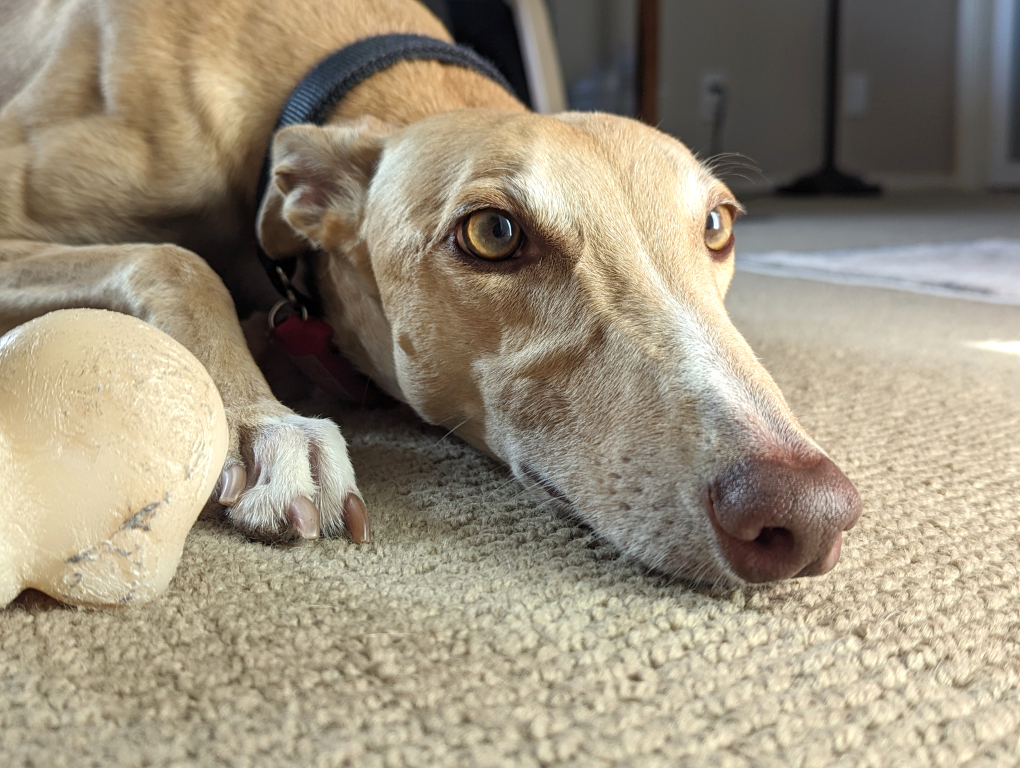
#> input picture delilah.jpg, 4080 x 3072 px (shown at 1/4 size)
$ python seg_image_to_print_pages.py delilah.jpg
#> lines starting #> are read from the running program, lines starting #| are printed output that depends on the picture; after the words box and inside, x2 and y2 are one past the last pixel; in counts of white or black regions, pixels touching at a corner belong together
### make_seg_image.py
import argparse
from os import path, makedirs
import json
import numpy as np
from skimage import io
from skimage.transform import rescale
from skimage.filters import gaussian


def compute_grayscale_thresholds(color_dict):
    gray_colors = {name: sum(color)/3 for name, color in color_dict.items()}
    grays = list(gray_colors.values())
    thresholds = [0] + [(c1+c2)/2 for c1, c2 in zip(grays[:-1], grays[1:])] + [255]
    names = gray_colors.keys()
    thresh_dict = {
        color: (sta, end)
        for color, (sta, end) in zip(names, zip(thresholds[:-1], thresholds[1:]))
    }
    return thresh_dict


# [58 lines that do not run on import are left out]


### seg_image_to_print_pages.py
import argparse
import json
from os import makedirs, path
from skimage import io
import numpy as np
from skimage.measure import label
from skimage.segmentation import find_boundaries
from skimage.transform import rescale
import imageio
from make_seg_image import compute_grayscale_thresholds
from printer_calibration import PRINTER_DPI, PRINTER_CANVAS_SIZE


def tile_image(im, tile_frame_thickness=2):
    # im should be a 2d 8-bit image array
    page_size_px = np.round(np.array(PRINTER_CANVAS_SIZE) * PRINTER_DPI).astype(int)
    grid_shape = np.ceil(np.array(im.shape[:2]) / page_size_px).astype(int)
    t = tile_frame_thickness
    tiles = []
    for i in range(grid_shape[0]):
        ista = i * page_size_px[0]
        iend = min(ista+page_size_px[0], im.shape[0])
        tile_row = []
        for j in range(grid_shape[1]):
            jsta = j * page_size_px[1]
            jend = min(jsta+page_size_px[1], im.shape[1])
            tile_src = im[ista:iend, jsta:jend]
            tile_src[:t] = 0
            tile_src[-t:] = 0
            tile_src[:,:t] = 0
            tile_src[:,-t:] = 0
            tile = 255 * np.ones(page_size_px, dtype=im.dtype)
            iend_dst = min(page_size_px[0], tile_src.shape[0])
            jend_dst = min(page_size_px[1], tile_src.shape[1])
            tile[:iend_dst, :jend_dst] = tile_src
            tile_row.append(tile)
        tiles.append(tile_row)
    return tiles


if __name__ == '__main__':

    parser = argparse.ArgumentParser()
    parser.add_argument('--colors', '-c', default='color-calibration/paper-colors.json', help='JSON file with your papers\' color values')
    parser.add_argument('--out-dir', '-o', default='output-ims/print-pages')
    parser.add_argument('--target-len', '-l', type=float, default=12)
    parser.add_argument('seg_file', help='Your edited segmentation photo')
    args = parser.parse_args()

    # inputs
    with open(args.colors) as f:
#> (reads color-calibration/paper-colors.json from the repository)
        colors = json.load(f)
    thresh_dict = compute_grayscale_thresholds(colors)
    im = io.imread(args.seg_file)[:,:,:3]
#> im is the input picture: shape (3072, 4080, 3); mean R, G, B 155.8, 145.2, 125.3

    target_num_pixels = PRINTER_DPI * args.target_len
    scale_factor = target_num_pixels / max(im.shape[:2])
#> scale_factor = 0.294
    gray = im.sum(-1) / 3
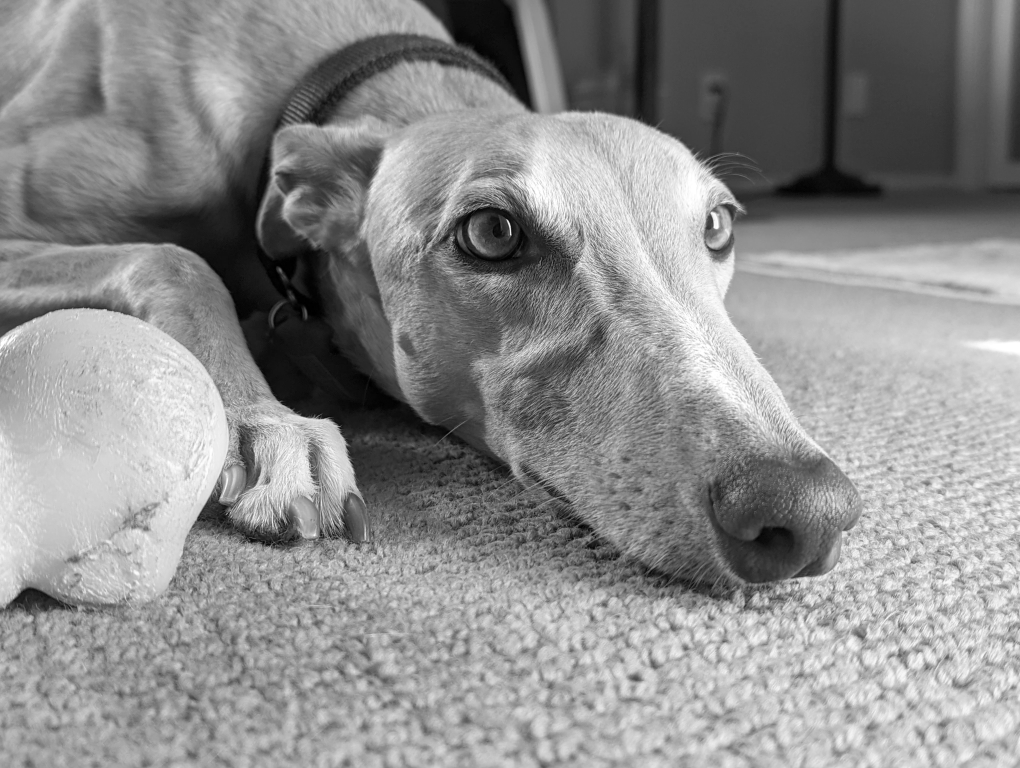
#> gray: shape (3072, 4080) float64 (shown at 1/4 size); min 0, max 255, mean 142.1
    gray = np.round(rescale(gray, scale_factor, preserve_range=True)).astype(np.uint8)
#> gray: shape (904, 1200)
    physical_size = np.array(gray.shape[:2]) / PRINTER_DPI
#> physical_size = [9.04, 12]
    print(f'Final size of piece: {physical_size[0]:.1f} tall X {physical_size[1]:.1f} inches wide')
#| Final size of piece: 9.0 tall X 12.0 inches wide

    # the first page is not cut, so the print page for it should only contain fiducials
    for paper_num, (color_name, color) in enumerate(colors.items()):
        color_dir = path.join(args.out_dir, color_name)
        makedirs(color_dir, exist_ok=True)
        (low_gray_val, _) = thresh_dict[color_name]
        fg_mask = gray >= low_gray_val
        cut_lines_im = ~find_boundaries(label(fg_mask))
        cut_lines_im = 255 * cut_lines_im.astype(np.uint8)
        tile_grid = tile_image(cut_lines_im)
        for row_num, tile_row in enumerate(tile_grid):
            for col_num, tile in enumerate(tile_row):
                tile_fn = path.join(color_dir, f'{color_name}_cuts_row{row_num+1}_col{col_num+1}.png')
                print(f'Saving {color_name} outline tile to {tile_fn}')
                imageio.imwrite(tile_fn, tile, dpi=[PRINTER_DPI,PRINTER_DPI])
#> this loop made 5 passes
#> pass 1, `imageio.imwrite(tile_fn, tile, dpi=[PRINTER_DPI,PRINTER_DPI])`:
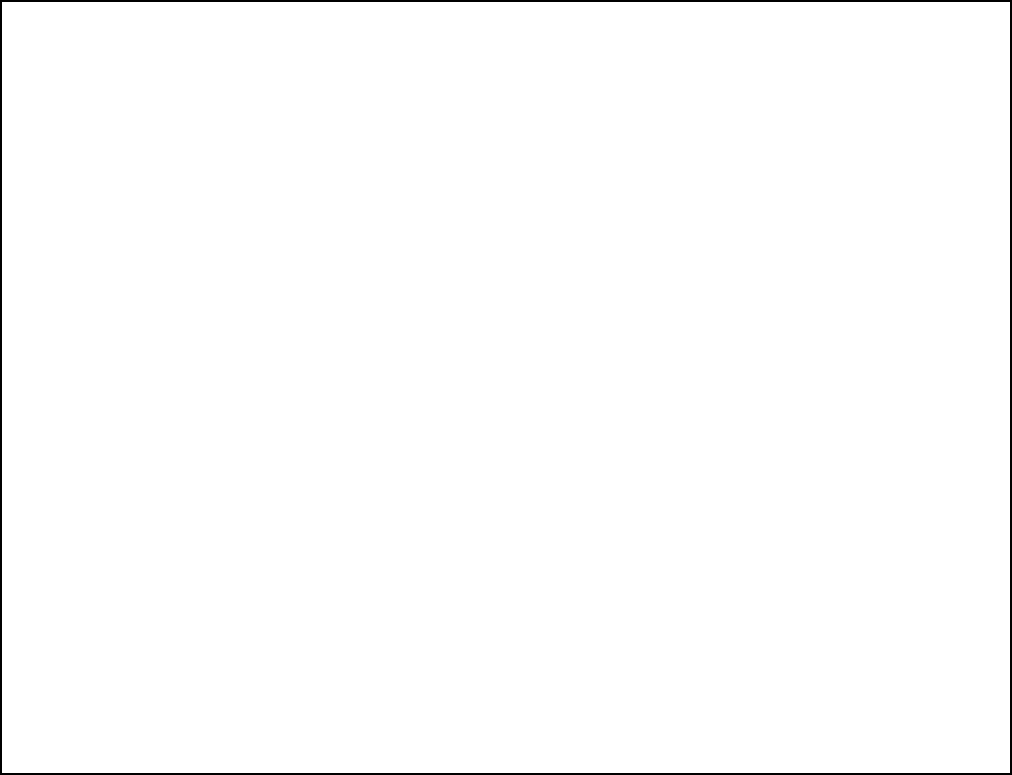
#> saved as black_cuts_row1_col1.png: shape (775, 1012); 99.1% white; 1 black region, box (x1, y1, x2, y2) and area: (0, 0, 1012, 775) 7132
#> pass 1, `imageio.imwrite(tile_fn, tile, dpi=[PRINTER_DPI,PRINTER_DPI])`:
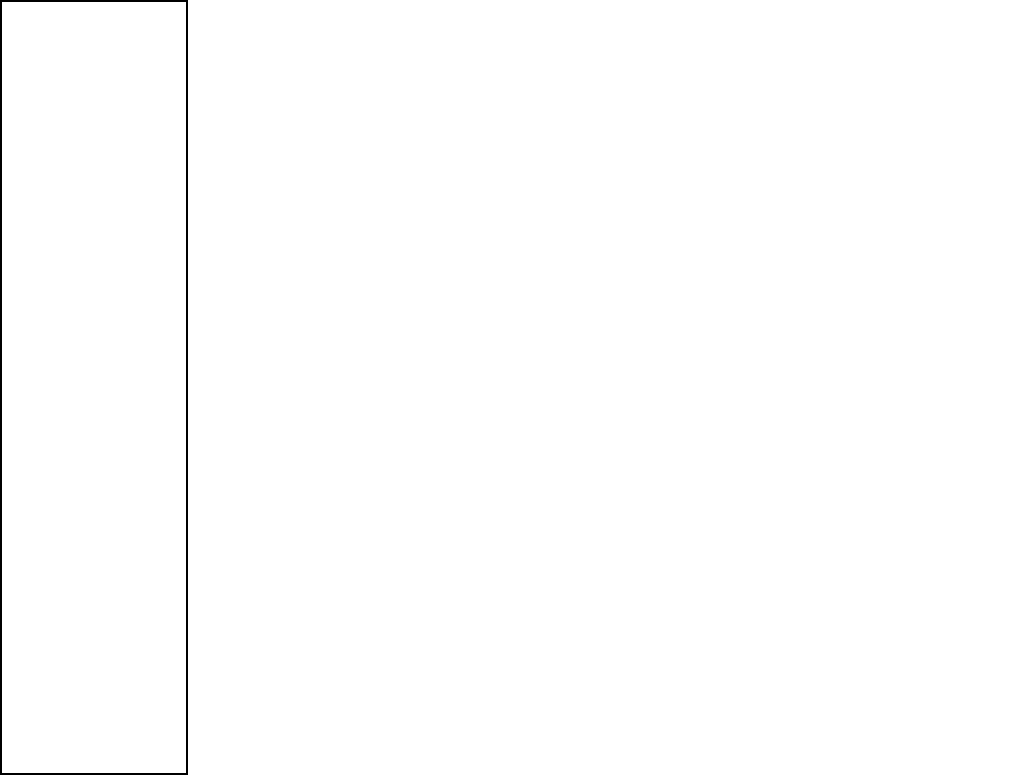
#> saved as black_cuts_row1_col2.png: shape (775, 1012); 99.5% white; 1 black region, box (x1, y1, x2, y2) and area: (0, 0, 188, 775) 3836
#> after the loop:
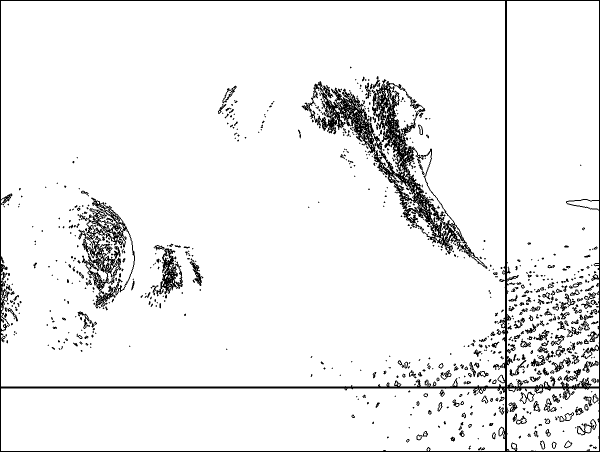
#> cut_lines_im: shape (904, 1200) (shown at 1/2 size); 93.3% white; 756 black regions (454 under 20 px), largest, box (x1, y1, x2, y2) and area: (0, 0, 1200, 904) 21552, (603, 158, 975, 538) 19695, (157, 395, 270, 617) 6669
#> after the loop:
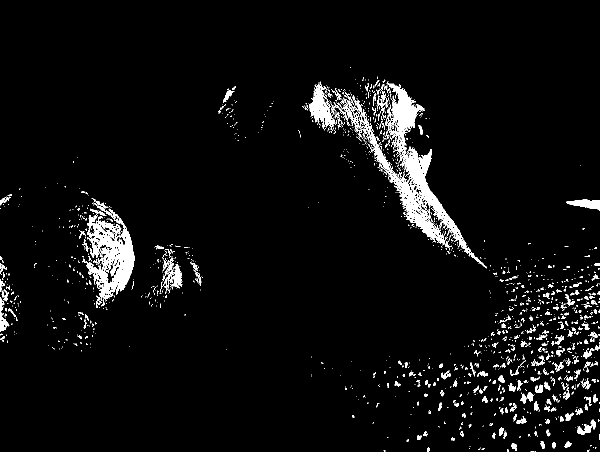
#> fg_mask: shape (904, 1200) bool (shown at 1/2 size); 4.4% white; 1666 white regions (1414 under 20 px), largest, box (x1, y1, x2, y2) and area: (719, 167, 974, 537) 14063, (172, 411, 269, 613) 8644, (617, 163, 665, 258) 1997
